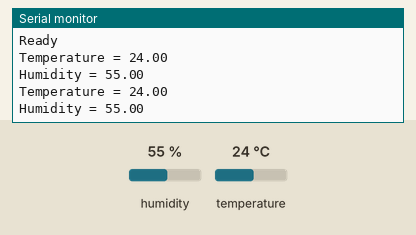
Recording of a sketch running on a simulated Arduino Uno, built with avr-gcc and run on an emulated ATmega328P. Shown: the last lines printed to the serial monitor. The test bench sets the inputs (shaded band); at power-on: humidity 55 %, temperature 24 °C.

Above: at 2.8 s.
2.9 s: humidity set to 22 %
At 4.6 s:
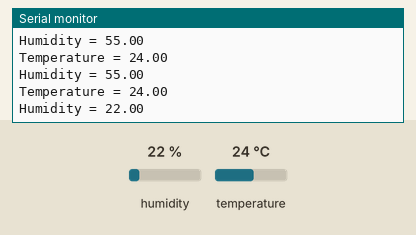
5.6 s: temperature set to 12 °C
At 7.0 s:
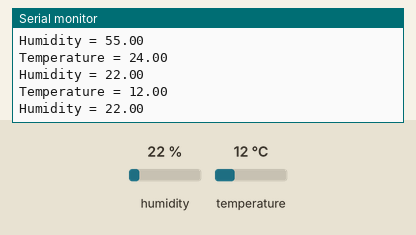
8.3 s: humidity set to 40 %
At 10.6 s:
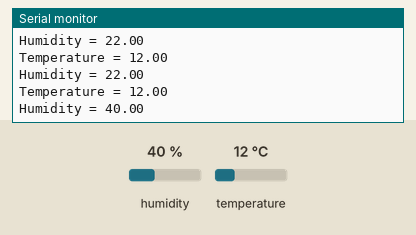
Timing chart, 0 to 12.1 s (numbered marks = the images above; inputs shaded):
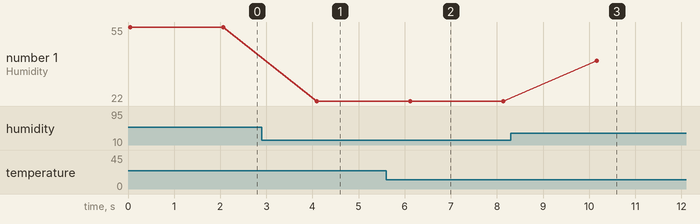

Measured:
- after the input at 2.9 s, the serial monitor: prints a new line after 1.2 s (image 1)
- after the input at 5.6 s, the serial monitor: prints a new line after 0.50 s (image 2)
- after the input at 8.3 s, the serial monitor: prints a new line after 1.9 s (image 3)
- plotted number 1: 55 → 22 after the input at 2.9 s, 22 → 40 after the input at 8.3 s

The sketch:

arduinotemprature.ino
```cpp
#include <dht.h>

dht DHT;

#define DHT11_PIN 6

void setup(){
  Serial.begin(9600);
  Serial.println("Ready");
}

void loop()
{
  int chk = DHT.read11(DHT11_PIN);
  Serial.print("Temperature = ");
  Serial.println(DHT.temperature);
  Serial.print("Humidity = ");
  Serial.println(DHT.humidity);
  delay(2000);
}
```
